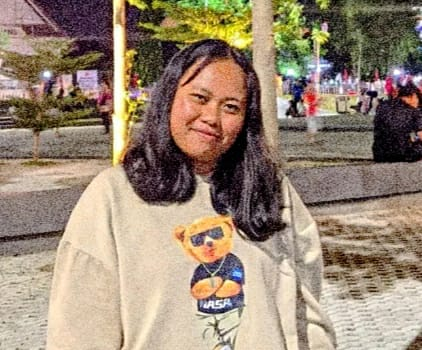
#> input picture Tugas 4/FFT/nia.jpeg, 422 x 350 px
$ python FFT.py
#> lines starting #> are read from the running program, lines starting #| are printed output that depends on the picture
import cv2
import numpy as np
from matplotlib import pyplot as plt

# Load image in grayscale
img = cv2.imread('nia.jpeg', cv2.IMREAD_GRAYSCALE)
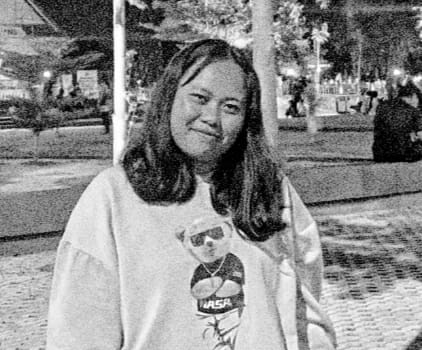
#> img: shape (350, 422); min 0, max 255, mean 139

# Calculate FFT
fft_img = np.fft.fft2(img)
fft_img = np.fft.fftshift(fft_img)

# Calculate magnitude spectrum
magnitude_spectrum = 20 * np.log(np.abs(fft_img))
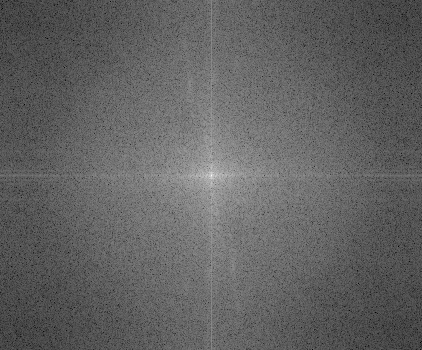
#> magnitude_spectrum: shape (350, 422) float64; min 50.24, max 336.8, mean 160.6; drawn with min black and max white

# Display original and magnitude spectrum
plt.subplot(121), plt.imshow(img, cmap='gray')
plt.title('Input Image'), plt.xticks([]), plt.yticks([])
plt.subplot(122), plt.imshow(magnitude_spectrum, cmap='gray')
plt.title('frekuensi Spectrum'), plt.xticks([]), plt.yticks([])
plt.show()
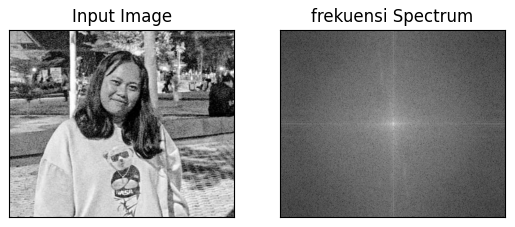
#> figure drawn by matplotlib, 2 panels
